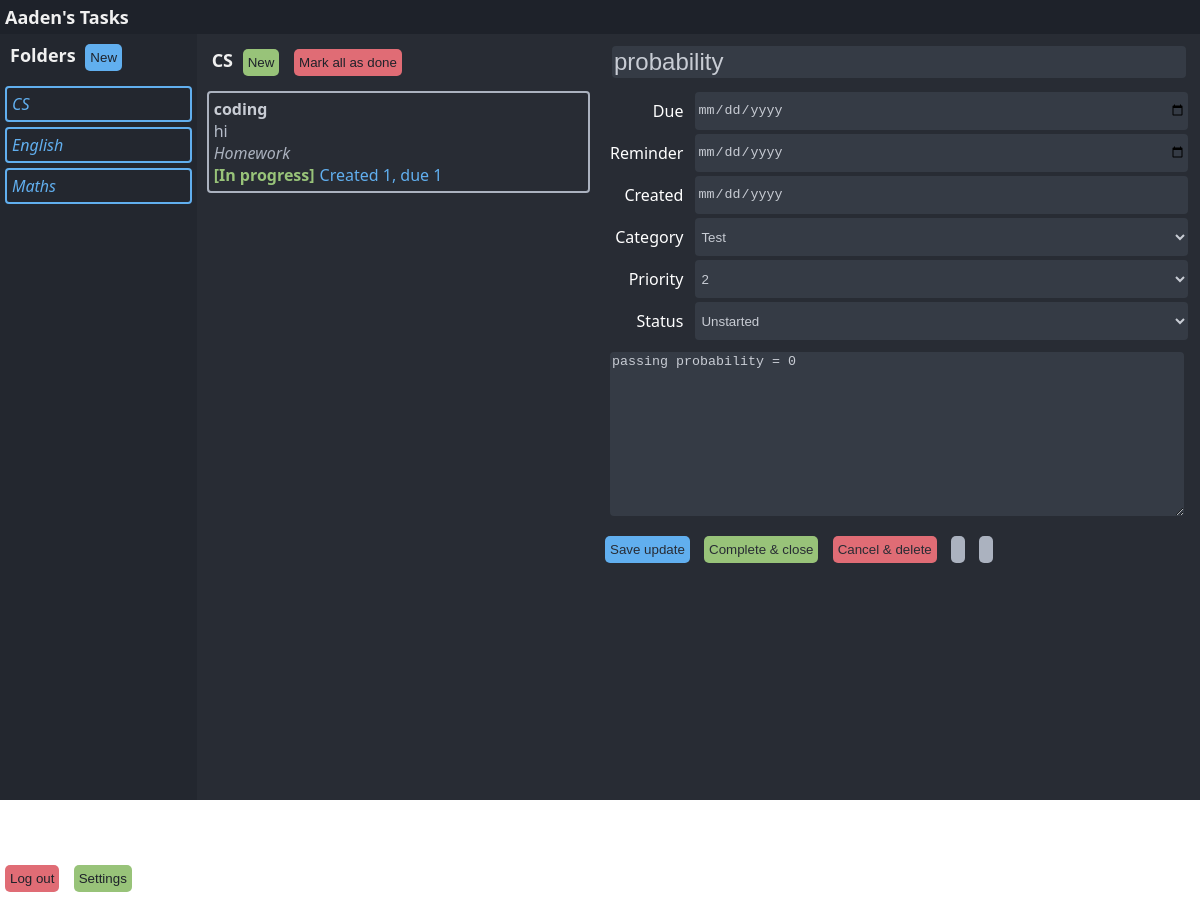
/tasks/, run on the app's committed database.
### tables this page shows
CREATE TABLE "accounts" (
	"userid"	TEXT,
	"password"	TEXT,
	"salt"	TEXT,
	"email"	TEXT,
	"name"	TEXT,
	PRIMARY KEY("userid")
);

CREATE TABLE "folders" (
	"userid"	TEXT,
	"id"	TEXT,
	"name"	TEXT,
	PRIMARY KEY("userid","id")
);

CREATE TABLE "tasks" (
	"userid"	TEXT,
	"folderid"	TEXT,
	"id"	TEXT,
	"title"	TEXT,
	"due"	TEXT,
	"reminder"	TEXT,
	"created"	TEXT,
	"category"	TEXT,
	"priority"	INTEGER,
	"status"	TEXT,
	"notes"	TEXT,
	"link"	TEXT,
	PRIMARY KEY("id","userid")
);

### website/views.py (the view)
@views.route("/tasks/")
def tasks():
    if "folderid" in request.values:
        folderid = int(request.values["folderid"])
    else:
        folderid = 0
    if "id" in request.values:
        id = request.values["id"]
    else:
        id = 0
    user = {
        "name": "Aaden",
        "username": "Nughm",
    }
    print(db_read("SELECT * FROM accounts;"))
    folders = db_read("SELECT * FROM folders ORDER BY name;")
    tasks = db_read(
        f"SELECT * FROM tasks WHERE folderid='{folderid}' AND status != 'Completed' ORDER BY title;"
    )
    maintask = db_read(f"SELECT * FROM tasks WHERE id='{id}';")[0]
    folders = [{"id": folders.index(name), "name": name["name"]} for name in folders]
    return render_template(
        "tasks.html",
        user=user,
        folders=folders,
        folderid=folderid,
        tasks=tasks,
        maintask=maintask,
    )

### website/__init__.py (called while the page is built)
def db_read(sql, data=None):
    connection = sqlite3.connect(database_filename)
    connection.row_factory = sqlite3.Row
    db = connection.cursor()
    if data:
        db.execute(sql, data)
    else:
        db.execute(sql)
    records = db.fetchall()
    rows = [dict(record) for record in records]
    connection.commit()
    db.close()
    connection.close()
    return rows

### website/templates/tasks.html (shortened to what this page needs)
<!DOCTYPE html>
<html lang="en">
<head>
    <link rel="stylesheet" type="text/css" href="/static/tasks.css" media="screen">
</head>
<body>
    <div class="pageheader">
        <div class="titlebar"><strong>{{ user.name }}'s Tasks</strong></div>
    </div>
    <div class="container">
        <div class="folders">
            <div class="header"><strong>Folders</strong>
                <button class="blue" id="new-folder-button">New</button>
            </div>
            {% for folder in folders %}
                <a class="folder" href="?folderid={{ folder.id }}">{{ folder.name }}</a>
            {% endfor %}
            <div class="controls">
                <button class="red">Log out</button>
                <button class="green">Settings</button>
            </div>
        </div>
        <div class="tasks">
            <div class="header"><strong>{{ folders[folderid]["name"] }}</strong>
                <button class="green" id="new-task-button">New</button>
                <button class="red">Mark all as done</button>
            </div>
            {% for task in tasks %}
                <a class="taskpreview" href="?folderid={{ task.folderid }}&id={{ task.id }}">
                    <div class="taskpreviewheader">{{ task.title }}</div>
                    <div class="taskpreviewtext">{{ task.notes }}</div>
                    <div class="taskpreviewcategory">{{ task.category }}</div>
                    <div class="taskpreviewfooter">
                        {% if task.status == "Unstarted" %}
                            <div class="unstarted">[{{ task.status }}]</div>
                        {% elif task.status == "In progress" %}
                            <div class="started">[{{ task.status }}]</div>
                        {% else %}
                            <div class="waiting">[{{ task.status }}]</div>
                        {% endif %}
                        <div class="time">Created {{ task.created }}, due {{ task.due }}</div>
                    </div>
                </a>
            {% endfor %}
        </div>
        <div class="main">
            <form method="POST" enctype="multipart/form-data" action="/save_task">
                <div class="maintitle"><input type="text" name="title" value="{{ maintask.title }}" placeholder="Task title" class="tasktitle"></div>
                <div class="two-columns">
                    <div><label for="due">Due</label></div>
                    <input type="date" name="due" value="{{ maintask.due }}" placeholder="">
                    <div><label for="reminder">Reminder</label></div>
                    <input type="date" name="reminder" value="{{ maintask.reminder }}" placeholder="">
                    <div><label for="created">Created</label></div>
                    <input readonly type="date" name="created" value="{{ maintask.created }}" placeholder="">
                    <div><label for="category">Category</label></div>
                    <select name="category" value="{{ maintask.category }}">
                        <option {{ "selected='selected'" if maintask.category == 'Test' else "" }}>Test</option>
                    </select>
                    <div><label for="priority">Priority</label></div>
                    <select name="priority" value="{{ maintask.priority }}">
                        <option {{ "selected='selected'" if maintask.priority == 2 else "" }}>2</option>
                    </select>
                    <div><label for="status">Status</label></div>
                    <select name="status" value="{{ maintask.status }}">
                        <option {{ "selected='selected'" if maintask.status == "Unstarted" else "" }}>Unstarted</option>
                    </select>
                </div>
                <div class="maintext">
                    <textarea name="notes">{{ maintask.notes }}</textarea>
                </div>
                <input type="submit" name="submit-save" class="blue" value="Save update">
                <input type="submit" name="submit-close" class="green" value="Complete & close">
                <input type="submit" name="submit-delete" class="red" value="Cancel & delete">
                <input type="button" name="button-share" class="gray" value=" ">
                <input type="button" name="button-print" class="gray" value=" ">
            </form>
        </div>
    </div>
</body>
</html>

### website/static/tasks.css (style rules this page uses)
html, body { padding: 0; margin: 0; height: 100%; font-family: 'Segoe UI', Tahoma, Geneva, Verdana, sans-serif; overflow-y: hidden; }
.container { background-color: #282c34; display: grid; grid-template-columns: 1fr 2fr 50%; gap: 5px 5px; height: 100%; grid-template-areas: "folders items main" }
.pageheader { display: grid; grid-template-columns: 1fr 1fr; background-color: #1e222a; }
.pageheader .titlebar { padding: 5px; font-size: large; color: #f0f0f0; }
.controls { position: absolute; bottom: 5px; }
.folders { grid-area: folders; background-color: #23272f; border-right: 0px; overflow-y: auto; padding-bottom: 5em; }
.folders .header { font-size: large; color: #f0f0f0; padding: 0px 5px 5px 5px; margin: 5px 5px 5px 5px; }
.folder { padding: 5px 5px 5px 5px; margin: 5px 5px 5px 5px; border-radius: 4px; border: 2px solid #61afef; color: #61afef; font-style: italic; display: block; cursor: pointer; text-decoration: none; }
.header { font-size: large; padding: 5px 5px 5px 5px; margin: 5px 5px 5px 5px; color: #f0f0f0; }
.taskpreview { padding-bottom: 1em; padding: 5px 5px 5px 5px; margin: 5px 5px 5px 5px; border-radius: 4px; border: 2px solid #abb2bf; display: block; cursor: pointer; color: inherit; text-decoration: none; }
.taskpreviewheader { font-weight: bold; color: #c8ccd4; }
.taskpreviewtext { color: #b6bdca; }
.taskpreviewcategory { font-style: italic; color: #abb2bf; }
.taskpreviewfooter { display: flex; }
.taskpreviewfooter .started { margin-right: 5px; font-weight: bold; color: #98c379; }
.taskpreviewfooter .time { flex: 1; color: #61afef; }
.main { grid-area: main; overflow-y: auto; padding-bottom: 5em; padding-right: 10px; color: white; }
.maintitle { font-size: x-large; padding: 5px 5px 5px 5px; margin: 5px 5px 5px 5px; }
.maintext { padding: 5px 5px 5px 5px; margin: 5px 5px 5px 5px; }
.two-columns { display: grid; grid-template-columns: auto 1fr; }
.tasktitle { font-size: x-large; width: 100%; }
.two-columns div { padding: 5px 5px 5px 5px; margin: 5px 5px 5px 5px; text-align: right; }
.main textarea { width: 100%; height: 12em; line-height: 1.2em; }
button { background-color: #61afef; color: #1e222a; padding: 5px 5px 5px 5px; margin: 5px 5px 5px 5px; border-radius: 5px; width: 1fr; display: inline-block; height: 2em; border: 0px; }
input[type='button'] { background-color: #509ede; color: #1e222a; padding: 5px 5px 5px 5px; margin: 5px 5px 5px 5px; border-radius: 5px; width: 1fr; display: inline-block; height: 2em; border: 0px; }
input[type='submit'] { background-color: #509ede; color: #282c34; padding: 5px 5px 5px 5px; margin: 5px 5px 5px 5px; border-radius: 5px; width: 1fr; display: inline-block; height: 2em; border: 0px; }
button.blue, input[type='button'].blue, input[type='submit'].blue { background-color: #61afef; }
button.red, input[type='button'].red, input[type='submit'].red { background-color: #e06c75; }
button.green, input[type='button'].green, input[type='submit'].green { background-color: #98c379; }
button.gray, input[type='button'].gray, input[type='submit'].gray { background-color: #abb2bf; }
input { padding: 2px; margin: 2px; border-radius: 4px; background-color: #353b45; color: #c8ccd4; border: 0px; }
select { padding: 2px; margin: 2px; border-radius: 4px; background-color: #353b45; color: #c8ccd4; border: 0px; }
textarea { border-radius: 4px; background-color: #353b45; color: #c8ccd4; border: 0px; }

### data on the page
accounts: name "Aaden"
folders: name "CS"
folders: name "English"
folders: name "Maths"
tasks: title "coding", notes "hi", category "Homework", status "In progress", created "1", due "1"
tasks: title "probability", category "Test", priority "2", status "Unstarted", notes "passing probability = 0"
